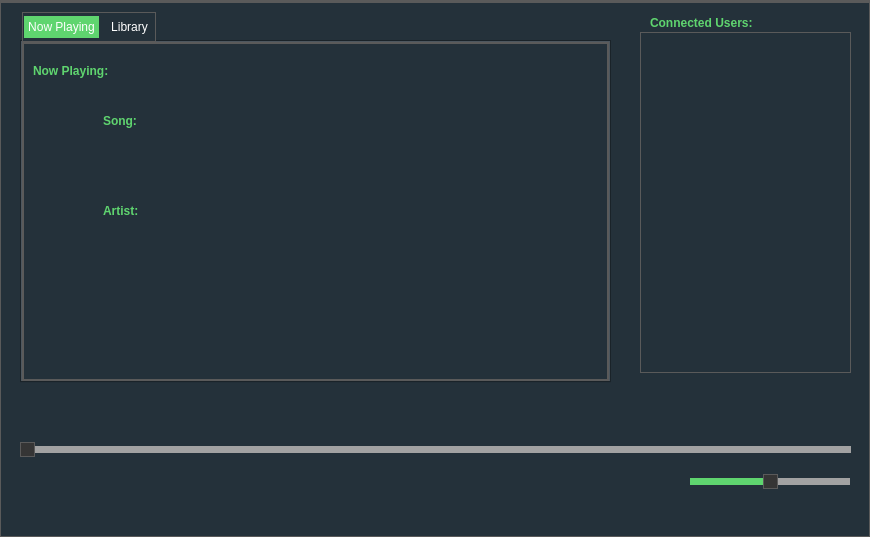
<?xml version="1.0" encoding="UTF-8"?>
<ui version="4.0">
 <class>MainWindow</class>
 <widget class="QMainWindow" name="MainWindow">
  <property name="geometry">
   <rect>
    <x>0</x>
    <y>0</y>
    <width>870</width>
    <height>537</height>
   </rect>
  </property>
  <property name="palette">
   <palette>
    <active>
     <colorrole role="WindowText">
      <brush brushstyle="SolidPattern">
       <color alpha="255">
        <red>255</red>
        <green>255</green>
        <blue>255</blue>
       </color>
      </brush>
     </colorrole>
     <colorrole role="Button">
      <brush brushstyle="SolidPattern">
       <color alpha="255">
        <red>36</red>
        <green>49</green>
        <blue>58</blue>
       </color>
      </brush>
     </colorrole>
     <colorrole role="Light">
      <brush brushstyle="SolidPattern">
       <color alpha="255">
        <red>183</red>
        <green>240</green>
        <blue>255</blue>
       </color>
      </brush>
     </colorrole>
     <colorrole role="Midlight">
      <brush brushstyle="SolidPattern">
       <color alpha="255">
        <red>149</red>
        <green>206</green>
        <blue>221</blue>
       </color>
      </brush>
     </colorrole>
     <colorrole role="Dark">
      <brush brushstyle="SolidPattern">
       <color alpha="255">
        <red>57</red>
        <green>86</green>
        <blue>94</blue>
       </color>
      </brush>
     </colorrole>
     <colorrole role="Mid">
      <brush brushstyle="SolidPattern">
       <color alpha="255">
        <red>76</red>
        <green>115</green>
        <blue>125</blue>
       </color>
      </brush>
     </colorrole>
     <colorrole role="Text">
      <brush brushstyle="SolidPattern">
       <color alpha="255">
        <red>255</red>
        <green>255</green>
        <blue>255</blue>
       </color>
      </brush>
     </colorrole>
     <colorrole role="BrightText">
      <brush brushstyle="SolidPattern">
       <color alpha="255">
        <red>255</red>
        <green>255</green>
        <blue>255</blue>
       </color>
      </brush>
     </colorrole>
     <colorrole role="ButtonText">
      <brush brushstyle="SolidPattern">
       <color alpha="255">
        <red>255</red>
        <green>255</green>
        <blue>255</blue>
       </color>
      </brush>
     </colorrole>
     <colorrole role="Base">
      <brush brushstyle="SolidPattern">
       <color alpha="255">
        <red>36</red>
        <green>49</green>
        <blue>58</blue>
       </color>
      </brush>
     </colorrole>
     <colorrole role="Window">
      <brush brushstyle="SolidPattern">
       <color alpha="255">
        <red>36</red>
        <green>49</green>
        <blue>58</blue>
       </color>
      </brush>
     </colorrole>
     <colorrole role="Shadow">
      <brush brushstyle="SolidPattern">
       <color alpha="255">
        <red>0</red>
        <green>0</green>
        <blue>0</blue>
       </color>
      </brush>
     </colorrole>
     <colorrole role="AlternateBase">
      <brush brushstyle="SolidPattern">
       <color alpha="255">
        <red>185</red>
        <green>213</green>
        <blue>221</blue>
       </color>
      </brush>
     </colorrole>
     <colorrole role="ToolTipBase">
      <brush brushstyle="SolidPattern">
       <color alpha="255">
        <red>255</red>
        <green>255</green>
        <blue>220</blue>
       </color>
      </brush>
     </colorrole>
     <colorrole role="ToolTipText">
      <brush brushstyle="SolidPattern">
       <color alpha="255">
        <red>0</red>
        <green>0</green>
        <blue>0</blue>
       </color>
      </brush>
     </colorrole>
    </active>
    <inactive>
     <colorrole role="WindowText">
      <brush brushstyle="SolidPattern">
       <color alpha="255">
        <red>255</red>
        <green>255</green>
        <blue>255</blue>
       </color>
      </brush>
     </colorrole>
     <colorrole role="Button">
      <brush brushstyle="SolidPattern">
       <color alpha="255">
        <red>36</red>
        <green>49</green>
        <blue>58</blue>
       </color>
      </brush>
     </colorrole>
     <colorrole role="Light">
      <brush brushstyle="SolidPattern">
       <color alpha="255">
        <red>183</red>
        <green>240</green>
        <blue>255</blue>
       </color>
      </brush>
     </colorrole>
     <colorrole role="Midlight">
      <brush brushstyle="SolidPattern">
       <color alpha="255">
        <red>149</red>
        <green>206</green>
        <blue>221</blue>
       </color>
      </brush>
     </colorrole>
     <colorrole role="Dark">
      <brush brushstyle="SolidPattern">
       <color alpha="255">
        <red>57</red>
        <green>86</green>
        <blue>94</blue>
       </color>
      </brush>
     </colorrole>
     <colorrole role="Mid">
      <brush brushstyle="SolidPattern">
       <color alpha="255">
        <red>76</red>
        <green>115</green>
        <blue>125</blue>
       </color>
      </brush>
     </colorrole>
     <colorrole role="Text">
      <brush brushstyle="SolidPattern">
       <color alpha="255">
        <red>255</red>
        <green>255</green>
        <blue>255</blue>
       </color>
      </brush>
     </colorrole>
     <colorrole role="BrightText">
      <brush brushstyle="SolidPattern">
       <color alpha="255">
        <red>255</red>
        <green>255</green>
        <blue>255</blue>
       </color>
      </brush>
     </colorrole>
     <colorrole role="ButtonText">
      <brush brushstyle="SolidPattern">
       <color alpha="255">
        <red>255</red>
        <green>255</green>
        <blue>255</blue>
       </color>
      </brush>
     </colorrole>
     <colorrole role="Base">
      <brush brushstyle="SolidPattern">
       <color alpha="255">
        <red>36</red>
        <green>49</green>
        <blue>58</blue>
       </color>
      </brush>
     </colorrole>
     <colorrole role="Window">
      <brush brushstyle="SolidPattern">
       <color alpha="255">
        <red>36</red>
        <green>49</green>
        <blue>58</blue>
       </color>
      </brush>
     </colorrole>
     <colorrole role="Shadow">
      <brush brushstyle="SolidPattern">
       <color alpha="255">
        <red>0</red>
        <green>0</green>
        <blue>0</blue>
       </color>
      </brush>
     </colorrole>
     <colorrole role="AlternateBase">
      <brush brushstyle="SolidPattern">
       <color alpha="255">
        <red>185</red>
        <green>213</green>
        <blue>221</blue>
       </color>
      </brush>
     </colorrole>
     <colorrole role="ToolTipBase">
      <brush brushstyle="SolidPattern">
       <color alpha="255">
        <red>255</red>
        <green>255</green>
        <blue>220</blue>
       </color>
      </brush>
     </colorrole>
     <colorrole role="ToolTipText">
      <brush brushstyle="SolidPattern">
       <color alpha="255">
        <red>0</red>
        <green>0</green>
        <blue>0</blue>
       </color>
      </brush>
     </colorrole>
    </inactive>
    <disabled>
     <colorrole role="WindowText">
      <brush brushstyle="SolidPattern">
       <color alpha="255">
        <red>255</red>
        <green>255</green>
        <blue>255</blue>
       </color>
      </brush>
     </colorrole>
     <colorrole role="Button">
      <brush brushstyle="SolidPattern">
       <color alpha="255">
        <red>36</red>
        <green>49</green>
        <blue>58</blue>
       </color>
      </brush>
     </colorrole>
     <colorrole role="Light">
      <brush brushstyle="SolidPattern">
       <color alpha="255">
        <red>183</red>
        <green>240</green>
        <blue>255</blue>
       </color>
      </brush>
     </colorrole>
     <colorrole role="Midlight">
      <brush brushstyle="SolidPattern">
       <color alpha="255">
        <red>149</red>
        <green>206</green>
        <blue>221</blue>
       </color>
      </brush>
     </colorrole>
     <colorrole role="Dark">
      <brush brushstyle="SolidPattern">
       <color alpha="255">
        <red>57</red>
        <green>86</green>
        <blue>94</blue>
       </color>
      </brush>
     </colorrole>
     <colorrole role="Mid">
      <brush brushstyle="SolidPattern">
       <color alpha="255">
        <red>76</red>
        <green>115</green>
        <blue>125</blue>
       </color>
      </brush>
     </colorrole>
     <colorrole role="Text">
      <brush brushstyle="SolidPattern">
       <color alpha="255">
        <red>255</red>
        <green>255</green>
        <blue>255</blue>
       </color>
      </brush>
     </colorrole>
     <colorrole role="BrightText">
      <brush brushstyle="SolidPattern">
       <color alpha="255">
        <red>255</red>
        <green>255</green>
        <blue>255</blue>
       </color>
      </brush>
     </colorrole>
     <colorrole role="ButtonText">
      <brush brushstyle="SolidPattern">
       <color alpha="255">
        <red>255</red>
        <green>255</green>
        <blue>255</blue>
       </color>
      </brush>
     </colorrole>
     <colorrole role="Base">
      <brush brushstyle="SolidPattern">
       <color alpha="255">
        <red>36</red>
        <green>49</green>
        <blue>58</blue>
       </color>
      </brush>
     </colorrole>
     <colorrole role="Window">
      <brush brushstyle="SolidPattern">
       <color alpha="255">
        <red>36</red>
        <green>49</green>
        <blue>58</blue>
       </color>
      </brush>
     </colorrole>
     <colorrole role="Shadow">
      <brush brushstyle="SolidPattern">
       <color alpha="255">
        <red>0</red>
        <green>0</green>
        <blue>0</blue>
       </color>
      </brush>
     </colorrole>
     <colorrole role="AlternateBase">
      <brush brushstyle="SolidPattern">
       <color alpha="255">
        <red>115</red>
        <green>172</green>
        <blue>188</blue>
       </color>
      </brush>
     </colorrole>
     <colorrole role="ToolTipBase">
      <brush brushstyle="SolidPattern">
       <color alpha="255">
        <red>255</red>
        <green>255</green>
        <blue>220</blue>
       </color>
      </brush>
     </colorrole>
     <colorrole role="ToolTipText">
      <brush brushstyle="SolidPattern">
       <color alpha="255">
        <red>0</red>
        <green>0</green>
        <blue>0</blue>
       </color>
      </brush>
     </colorrole>
    </disabled>
   </palette>
  </property>
  <property name="acceptDrops">
   <bool>false</bool>
  </property>
  <property name="windowTitle">
   <string>MainWindow</string>
  </property>
  <property name="autoFillBackground">
   <bool>false</bool>
  </property>
  <property name="styleSheet">
   <string notr="true">* {
	background: #24313a;
	color: #FFF;
	border: 1px solid #5A5A5A;
}

QWidget::item:selected {
	background: #1fbc34;
}

QCheckBox, QRadioButton {
	border: none;
}

QRadioButton::indicator, QCheckBox::indicator {
	width: 13px;
	height: 13px;
}

QRadioButton::indicator::unchecked, QCheckBox::indicator::unchecked {
	border: 1px solid #5A5A5A;
	background: none;
}

QRadioButton::indicator:unchecked:hover, QCheckBox::indicator:unchecked:hover {
	border: 1px solid #DDDDDD;
}

QRadioButton::indicator::checked, QCheckBox::indicator::checked {
	border: 1px solid #5A5A5A;
	background: #5A5A5A;
}

QRadioButton::indicator:checked:hover, QCheckBox::indicator:checked:hover {
	border: 1px solid #DDDDDD;
	background: #DDDDDD;
}

QGroupBox {
	margin-top: 6px;
}

QGroupBox::title {
	top: -7px;
	left: 7px;
}
  QScrollBar:vertical {
      border: 2px solid grey;
      background: #32CC99;
      width: 15px;
      margin: 22px 0 22px 0;
  }
  QScrollBar::handle:vertical {
      background: white;
      min-height: 20px;
  }
  QScrollBar::add-line:vertical {
      border: 2px solid grey;
      background: #32CC99;
      height: 20px;
      subcontrol-position: bottom;
      subcontrol-origin: margin;
  }

  QScrollBar::sub-line:vertical {
      border: 2px solid grey;
      background: #32CC99;
      height: 20px;
      subcontrol-position: top;
      subcontrol-origin: margin;
  }
  QScrollBar::up-arrow:vertical, QScrollBar::down-arrow:vertical {
      border: 2px solid grey;
      width: 3px;
      height: 3px;
      background: white;
  }

  QScrollBar::add-page:vertical, QScrollBar::sub-page:vertical {
      background: none;
  }

QAbstractItemView {
	show-decoration-selected: 1;
	selection-background-color: #3D7848;
	selection-color: #DDDDDD;
	alternate-background-color: #353535;
}

QHeaderView {
	border: 1px solid #5A5A5A;
}

QHeaderView::section {
	background: #191919;
	border: 1px solid #5A5A5A;
	padding: 4px;
}

QHeaderView::section:selected, QHeaderView::section::checked {
	background: #353535;
}

QTableView {
	gridline-color: #5A5A5A;
}

QTabBar {
	margin-left: 2px;
}

QTabBar::tab {
	border-radius: 0px;
	padding: 4px;
	margin: 4px;
}

QTabBar::tab:selected {
	background: #5fd56f;
}

QComboBox::down-arrow {
	border: 1px solid #5A5A5A;
	background: #353535;
}

QComboBox::drop-down {
	border: 1px solid #5A5A5A;
	background: #353535;
}

QComboBox::down-arrow {
	width: 3px;
	height: 3px;
	border: 1px solid #5A5A5A;
}

QAbstractSpinBox {
	padding-right: 15px;
}

QAbstractSpinBox::up-button, QAbstractSpinBox::down-button {
	border: 1px solid #5A5A5A;
	background: #353535;
	subcontrol-origin: border;
}

QAbstractSpinBox::up-arrow, QAbstractSpinBox::down-arrow {
	width: 3px;
	height: 3px;
	border: 1px solid #5A5A5A;
}

QSlider {
	border: none;
}

QSlider::groove:horizontal {
	height: 5px;
	margin: 4px 0px 4px 0px;
}

QSlider::groove:vertical {
	width: 5px;
	margin: 0px 4px 0px 4px;
}

QSlider::handle {
	border: 1px solid #5A5A5A;
	background: #353535;
}

QSlider::handle:horizontal {
	width: 15px;
	margin: -4px 0px -4px 0px;
}

QSlider::handle:vertical {
	height: 15px;
	margin: 0px -4px 0px -4px;
}

QSlider::add-page:vertical, QSlider::sub-page:horizontal {
	background: #5fd56f;
}

QSlider::sub-page:vertical, QSlider::add-page:horizontal {
	background: #a2a2a2;
}

QLabel {
	border: none;
}

QProgressBar {
	text-align: center;
}

QProgressBar::chunk {
	width: 1px;
	background-color: #5fd56f;
}

QMenu::separator {
	background: #CC33FF;
}

QAbstractButton:hover {
	background: #74f385;
}

QAbstractButton:pressed {
	background: #1fbc34;
}

QAbstractButton {
	background: #5fd56f;
}</string>
  </property>
  <widget class="QWidget" name="centralWidget">
   <widget class="QSlider" name="horizontalSlider">
    <property name="geometry">
     <rect>
      <x>20</x>
      <y>440</y>
      <width>831</width>
      <height>16</height>
     </rect>
    </property>
    <property name="autoFillBackground">
     <bool>false</bool>
    </property>
    <property name="orientation">
     <enum>Qt::Horizontal</enum>
    </property>
   </widget>
   <widget class="QSlider" name="volume">
    <property name="geometry">
     <rect>
      <x>690</x>
      <y>470</y>
      <width>160</width>
      <height>19</height>
     </rect>
    </property>
    <property name="styleSheet">
     <string notr="true"/>
    </property>
    <property name="minimum">
     <number>0</number>
    </property>
    <property name="maximum">
     <number>100</number>
    </property>
    <property name="singleStep">
     <number>5</number>
    </property>
    <property name="pageStep">
     <number>5</number>
    </property>
    <property name="value">
     <number>50</number>
    </property>
    <property name="sliderPosition">
     <number>50</number>
    </property>
    <property name="orientation">
     <enum>Qt::Horizontal</enum>
    </property>
    <property name="invertedAppearance">
     <bool>false</bool>
    </property>
    <property name="invertedControls">
     <bool>false</bool>
    </property>
    <property name="tickPosition">
     <enum>QSlider::NoTicks</enum>
    </property>
    <property name="tickInterval">
     <number>5</number>
    </property>
   </widget>
   <widget class="QTabWidget" name="tabWidget">
    <property name="geometry">
     <rect>
      <x>20</x>
      <y>10</y>
      <width>591</width>
      <height>371</height>
     </rect>
    </property>
    <property name="acceptDrops">
     <bool>false</bool>
    </property>
    <property name="autoFillBackground">
     <bool>false</bool>
    </property>
    <property name="tabShape">
     <enum>QTabWidget::Rounded</enum>
    </property>
    <property name="currentIndex">
     <number>0</number>
    </property>
    <property name="tabBarAutoHide">
     <bool>false</bool>
    </property>
    <widget class="QWidget" name="Multicast">
     <property name="font">
      <font>
       <family>Segoe UI</family>
       <weight>75</weight>
       <bold>true</bold>
      </font>
     </property>
     <property name="autoFillBackground">
      <bool>false</bool>
     </property>
     <attribute name="title">
      <string>Now Playing</string>
     </attribute>
     <widget class="QLabel" name="label_2">
      <property name="geometry">
       <rect>
        <x>10</x>
        <y>20</y>
        <width>141</width>
        <height>16</height>
       </rect>
      </property>
      <property name="styleSheet">
       <string notr="true">color: #5fd56f;
font-weight: bold;
</string>
      </property>
      <property name="text">
       <string>Now Playing:</string>
      </property>
     </widget>
     <widget class="QLabel" name="label_3">
      <property name="geometry">
       <rect>
        <x>80</x>
        <y>70</y>
        <width>55</width>
        <height>16</height>
       </rect>
      </property>
      <property name="styleSheet">
       <string notr="true">color: #5fd56f; font-weight: bold;
</string>
      </property>
      <property name="text">
       <string>Song:</string>
      </property>
     </widget>
     <widget class="QLabel" name="label_4">
      <property name="geometry">
       <rect>
        <x>80</x>
        <y>160</y>
        <width>55</width>
        <height>16</height>
       </rect>
      </property>
      <property name="styleSheet">
       <string notr="true">color: #5fd56f;
font-weight: bold;
</string>
      </property>
      <property name="text">
       <string>Artist:</string>
      </property>
     </widget>
     <widget class="QLabel" name="artistName">
      <property name="geometry">
       <rect>
        <x>140</x>
        <y>160</y>
        <width>421</width>
        <height>16</height>
       </rect>
      </property>
      <property name="text">
       <string/>
      </property>
     </widget>
     <widget class="QLabel" name="songName">
      <property name="geometry">
       <rect>
        <x>150</x>
        <y>70</y>
        <width>421</width>
        <height>16</height>
       </rect>
      </property>
      <property name="text">
       <string/>
      </property>
     </widget>
    </widget>
    <widget class="QWidget" name="Library">
     <attribute name="title">
      <string>Library</string>
     </attribute>
     <widget class="QListWidget" name="songs">
      <property name="geometry">
       <rect>
        <x>0</x>
        <y>0</y>
        <width>591</width>
        <height>351</height>
       </rect>
      </property>
     </widget>
    </widget>
   </widget>
   <widget class="QLabel" name="label">
    <property name="geometry">
     <rect>
      <x>650</x>
      <y>10</y>
      <width>131</width>
      <height>21</height>
     </rect>
    </property>
    <property name="styleSheet">
     <string notr="true">color: #5fd56f;
font-weight: bold;
</string>
    </property>
    <property name="text">
     <string>Connected Users:</string>
    </property>
   </widget>
   <widget class="QListWidget" name="listeners">
    <property name="geometry">
     <rect>
      <x>640</x>
      <y>30</y>
      <width>211</width>
      <height>341</height>
     </rect>
    </property>
   </widget>
   <widget class="QLabel" name="volumeIcon">
    <property name="geometry">
     <rect>
      <x>660</x>
      <y>470</y>
      <width>21</width>
      <height>21</height>
     </rect>
    </property>
    <property name="text">
     <string/>
    </property>
    <property name="pixmap">
     <pixmap>images/volume.png</pixmap>
    </property>
    <property name="scaledContents">
     <bool>true</bool>
    </property>
   </widget>
  </widget>
  <widget class="QMenuBar" name="menuBar">
   <property name="geometry">
    <rect>
     <x>0</x>
     <y>0</y>
     <width>870</width>
     <height>28</height>
    </rect>
   </property>
  </widget>
 </widget>
 <layoutdefault spacing="6" margin="11"/>
 <resources/>
 <connections/>
</ui>
